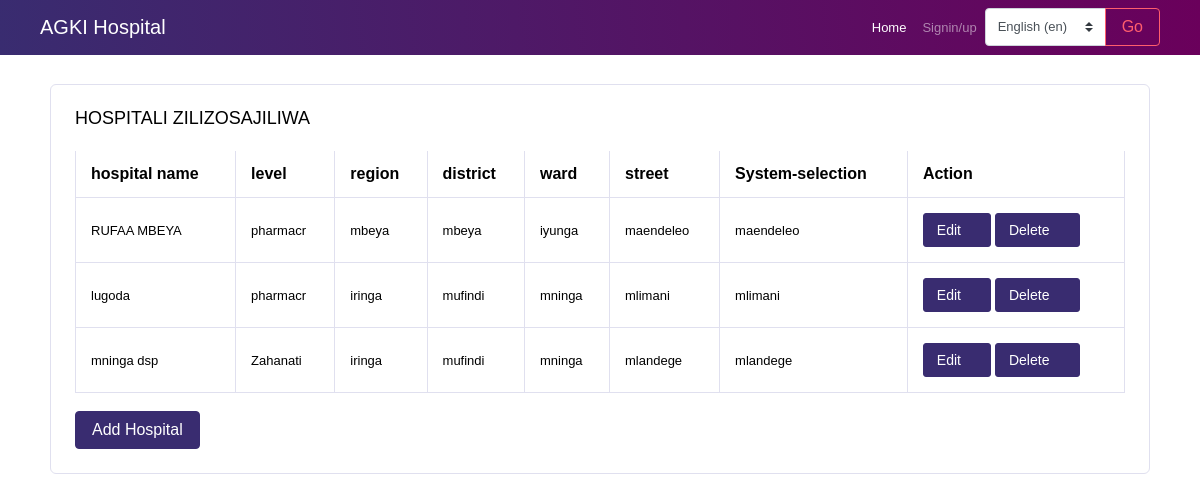
Page /registeredHosptal/ on the committed database.
### app/models.py (models this page shows, shortened)
class HospitalRegistrationModel(models.Model):
    name = models.CharField(max_length=20)
    level = models.CharField(max_length=20)
    location = models.CharField(max_length=20,null=True,blank=True)
    region = models.CharField(max_length=20,null=True,blank=True)
    district = models.CharField(max_length=20,null=True,blank=True)
    ward = models.CharField(max_length=20,null=True,blank=True)
    street = models.CharField(max_length=20,null=True,blank=True)
    service = models.CharField(max_length=20,null=True,blank=True)
    registerd_time = models.DateTimeField(auto_now_add=True,null=True,blank=True)

### app/views.py (the view)
# urls.py: path('registeredHosptal/', views.registeredHosptal,name='registeredHosptal'),
def registeredHosptal(request):
    x = HospitalRegistrationModel.objects.all().order_by('-id')
    context = {
            'x':x
        }
    return render(request,'app/registeredHosptal.html',context)

### app/templates/app/registeredHosptal.html (shortened to what this page needs)
{% extends 'app/base.html' %}
{%block content%}
<br>
<div class="container mt-5">
<div class="col-lg-12 grid-margin stretch-card">
    <div class="card">
      <div class="card-body">
        <h4 class="card-title">HOSPITALI ZILIZOSAJILIWA</h4>
        {% if x %}
        <div class="table-responsive">
          <table class="table table-bordered">
            <thead>
                    <tr>
                        <th>hospital name</th>
                        <th>level</th>
                        <th>region</th>
                        <th>district</th>
                        <th>ward</th>
                        <th>street</th>
                        <th>System-selection</th>
                        <th>Action</th>
                    </tr>
                </thead>
                <tbody>
                    {% for i in x %}
                    <tr>
                        <td>{{i.name}}</td>
                        <td>{{i.level}}</td>
                        <td>{{i.region}}</td>
                        <td>{{i.district}}</td>
                        <td>{{i.ward}}</td>
                        <td>{{i.street}}</td>
                        <td>{{i.street}}</td>
                        <td>
                            <a href='{% url 'hospitalEdit' i.id %}'><button class='btn btn-primary btn-sm'>Edit<i class="fa fa-edit ml-1"></i></button></a>
                            <button type="button" class="btn btn-primary btn-sm" data-toggle="modal" data-target="#exampleModal-2">Delete<i class="fa fa-trash ml-1"></i></button>
                        </td>
                    </tr>
                    {% endfor %}
                </tbody>
            </table>
        </div>
            {% else %}
            <br>
            <div class="alert alert-fill-primary" role="alert">
                <i class="fa fa-exclamation-triangle"></i>
                There! No hospital registered yet
              </div>
            {% endif %}
        <br>
        <a href="{% url 'hospitalRegistration' %}"><button class="btn btn-primary">Add Hospital</button></a>
    </div>
</div>
</div>
</div>
{%endblock%}

### rows in the picture
HospitalRegistrationModel: name "RUFAA MBEYA", level "pharmacr", region "mbeya", district "mbeya", ward "iyunga", street "maendeleo"
HospitalRegistrationModel: name "lugoda", level "pharmacr", region "iringa", district "mufindi", ward "mninga", street "mlimani"
HospitalRegistrationModel: name "mninga dsp", level "Zahanati", region "iringa", district "mufindi", ward "mninga", street "mlandege"

### other values in the picture
form field language "English (en)"
